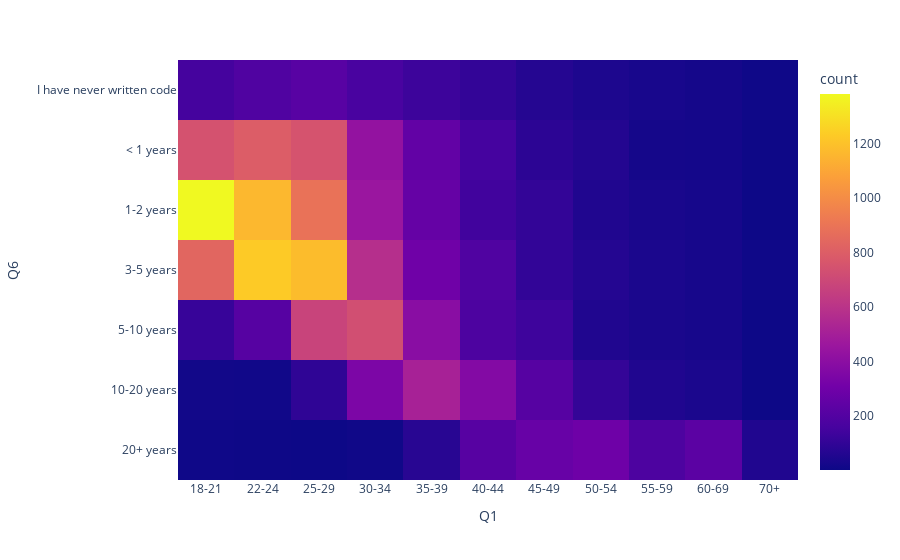

The code cell stored with this chart in its notebook:
### Code cell
#heatmap using px for Q1 & Q6 (age vs how many years they've been writing code)
fig = px.density_heatmap(df_fin, x='Q1', y='Q6', category_orders={'Q1':['18-21','22-24','25-29','30-34','35-39','40-44','45-49','50-54','55-59','60-69','70+'],
'Q6':['I have never written code','< 1 years','1-2 years','3-5 years','5-10 years','10-20 years','20+ years']})
fig.show()

### Figure 1 — Plotly figure (JSON) as saved in the notebook; plotly's stock layout.template omitted (floating-point values rounded to 4 significant figures; data arrays with more than 128 entries replaced by an {"elided": "..."} marker saying what was removed)
{"data": [{"coloraxis": "coloraxis", "hovertemplate": "Q1=%{x}<br>Q6=%{y}<br>count=%{z}<extra></extra>", "name": "", "type": "histogram2d", "x": {"elided": "20036 str values"}, "xaxis": "x", "xbingroup": "x", "y": {"elided": "20036 str values"}, "yaxis": "y", "ybingroup": "y"}], "layout": {"coloraxis": {"colorbar": {"title": {"text": "count"}}, "colorscale": [[0, "#0d0887"], [0.1111, "#46039f"], [0.2222, "#7201a8"], [0.3333, "#9c179e"], [0.4444, "#bd3786"], [0.5556, "#d8576b"], [0.6667, "#ed7953"], [0.7778, "#fb9f3a"], [0.8889, "#fdca26"], [1, "#f0f921"]]}, "legend": {"tracegroupgap": 0}, "margin": {"t": 60}, "xaxis": {"anchor": "y", "categoryarray": ["18-21", "22-24", "25-29", "30-34", "35-39", "40-44", "45-49", "50-54", "55-59", "60-69", "70+"], "categoryorder": "array", "domain": [0, 1], "title": {"text": "Q1"}}, "yaxis": {"anchor": "x", "categoryarray": ["20+ years", "10-20 years", "5-10 years", "3-5 years", "1-2 years", "< 1 years", "I have never written code"], "categoryorder": "array", "domain": [0, 1], "title": {"text": "Q6"}}}}
